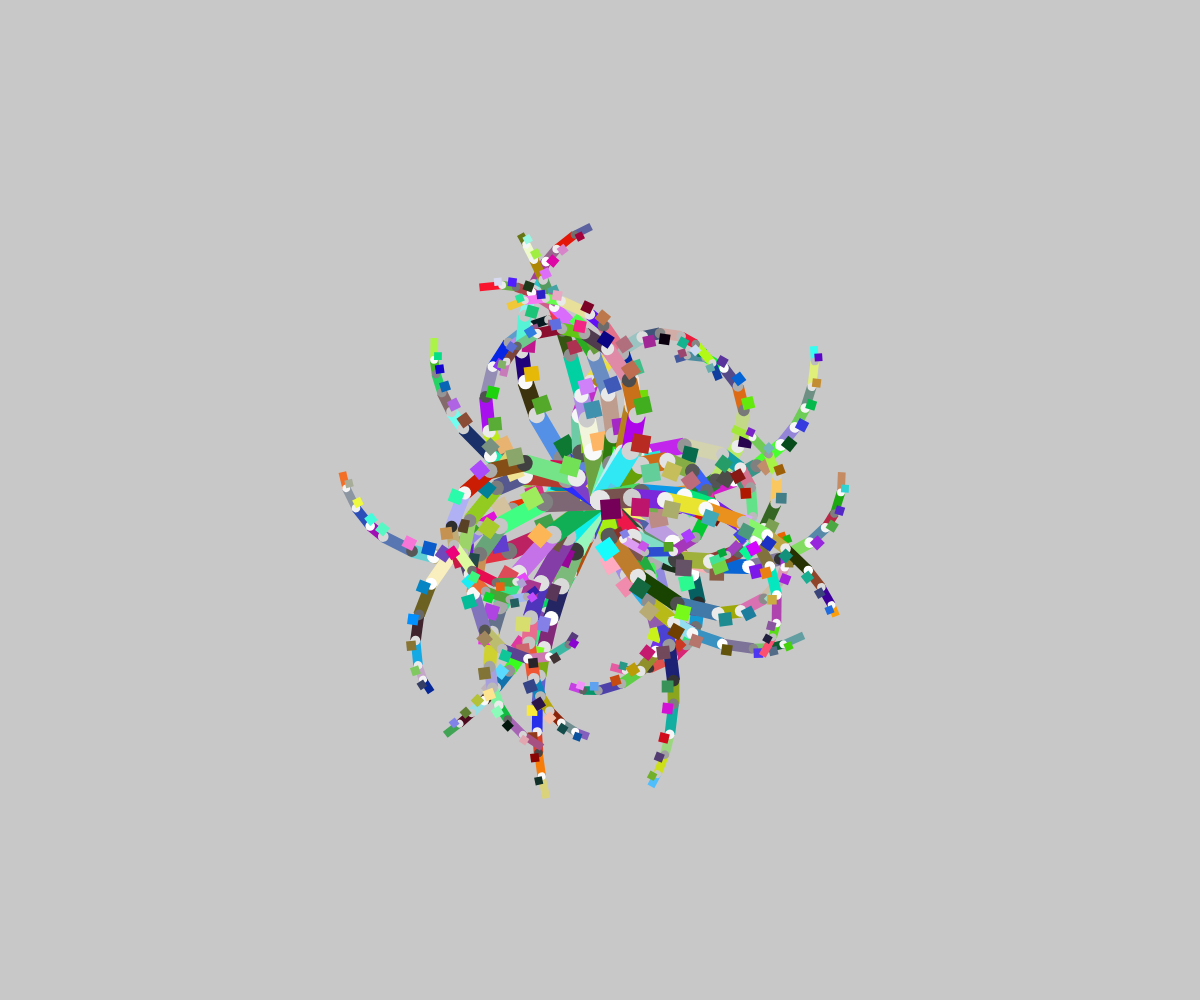
Frame 1 (no input)
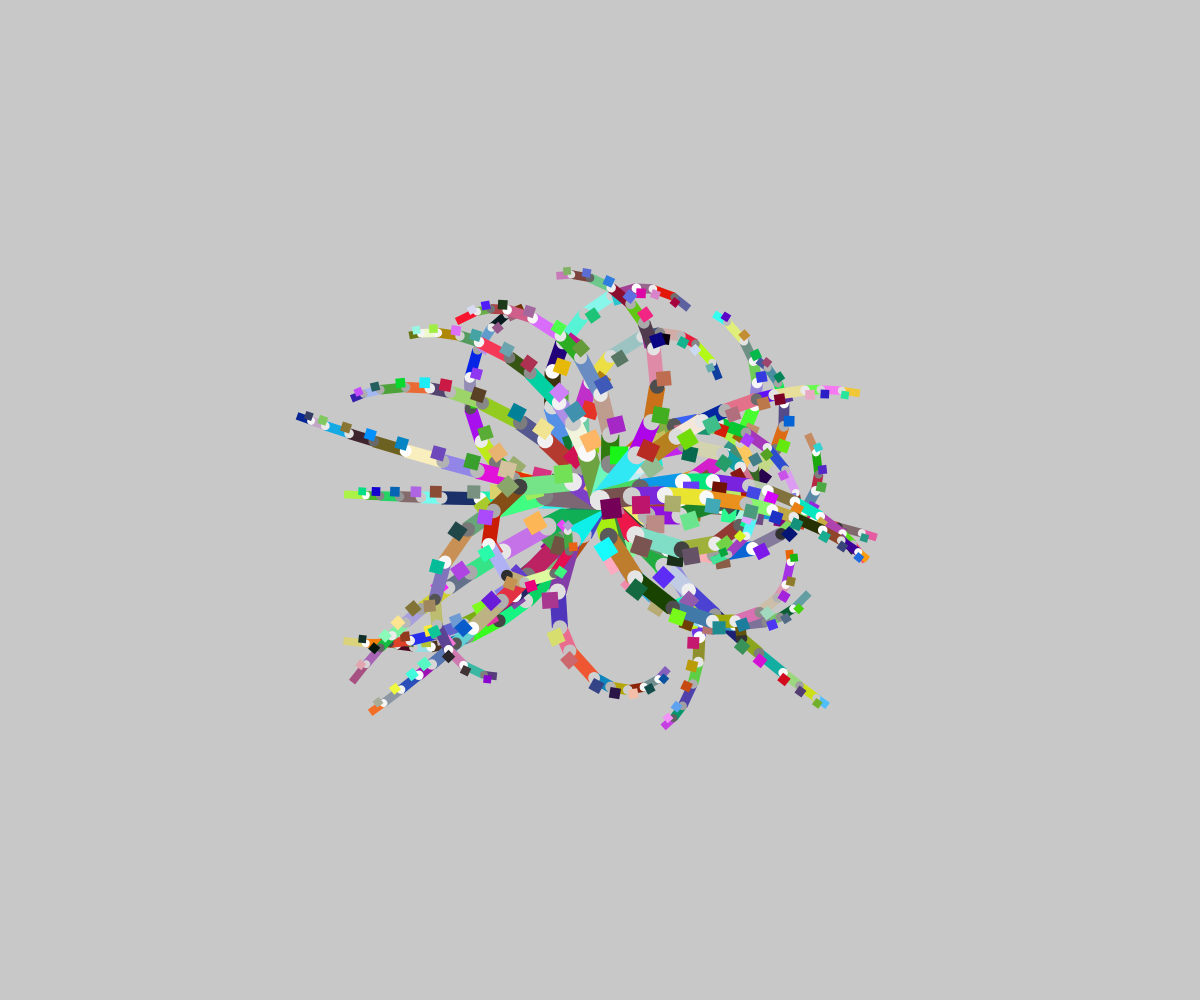
Frame 60 (no input)
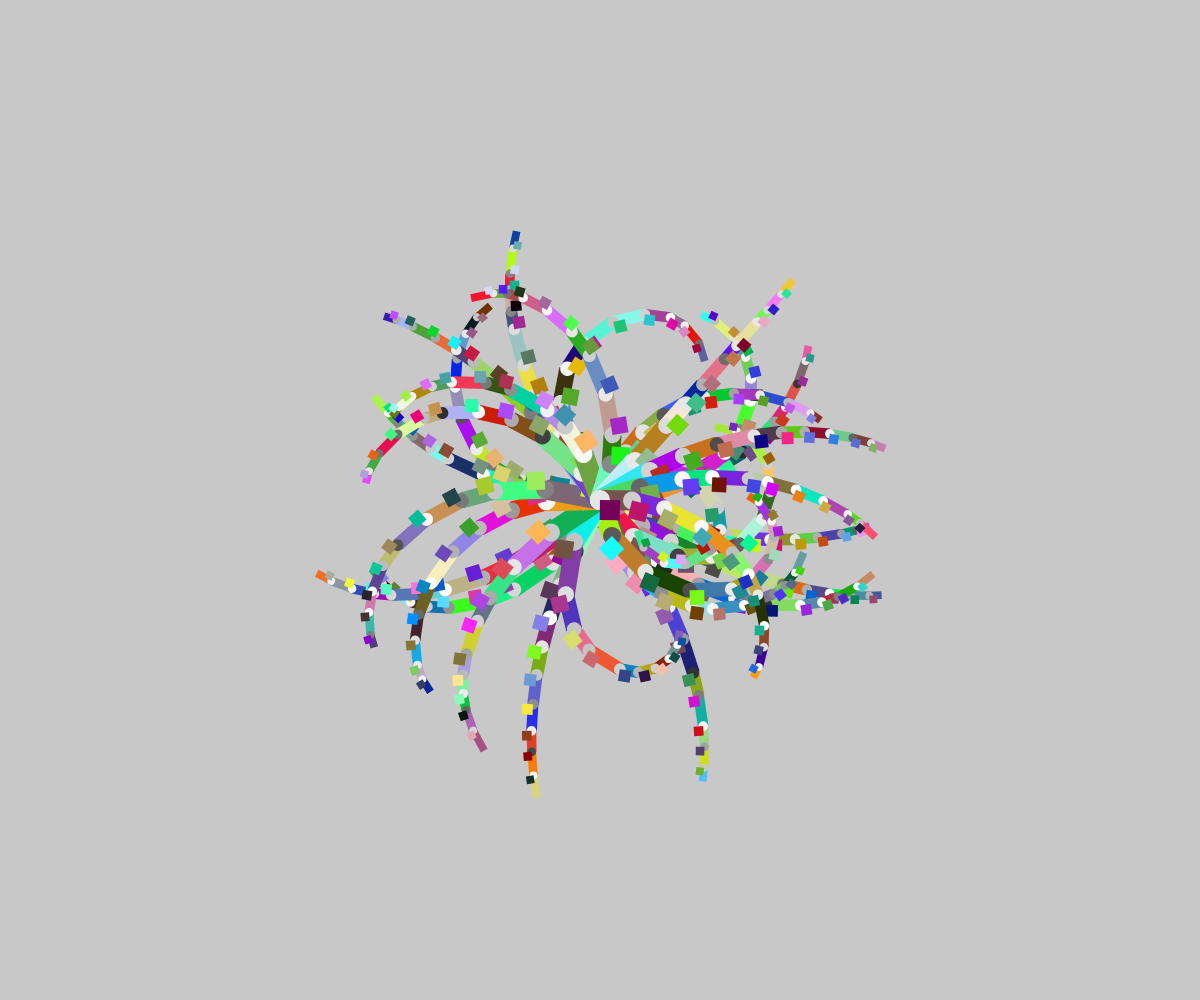
Frame 120 (the mouse pressed at the canvas centre since frame 60)

The p5.js sketch that drew these frames (run headless with seeded random() and noise() and a simulated clock; from frame 60 on, the mouse is pressed at the canvas centre):

// p5.js sketch
// ── sketch.js
function setup() {
	createCanvas(windowWidth, windowHeight)
}

function windowResized() {
	resizeCanvas(windowWidth, windowHeight)
}

function draw() {
	background(200)
	noStroke()

	translate(width/2, height/2)

	const num = 30

	randomSeed(0)

	for(let j=0; j<num; j++) {

		push()
		for (let i=0; i<10; i++) {
			const l = random(30, 60)
			rotate(noise(j  + frameCount * 0.004) * 2 - 1)
			fill(random(255), random(255), random(255))
			rect(0, -10, l, 20)
			fill(random(255, random(255), random(255)))
			circle(0, 0, 20)
			fill(random(255), random(255), random(255))
			rect(0, 0, 20)
			translate(l, 0)
			scale(0.9)
		}
		pop()

		rotate(TAU/num)
	}

}
